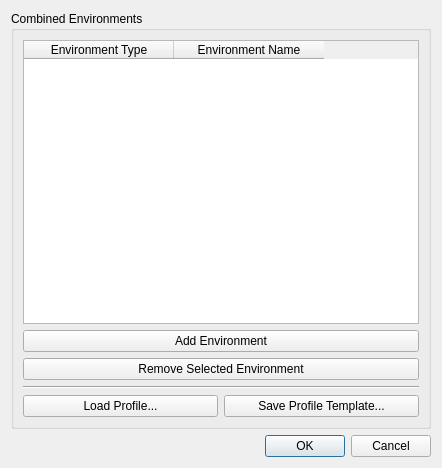
<?xml version="1.0" encoding="UTF-8"?>
<ui version="4.0">
 <class>environment_selector_dialog</class>
 <widget class="QDialog" name="environment_selector_dialog">
  <property name="geometry">
   <rect>
    <x>0</x>
    <y>0</y>
    <width>442</width>
    <height>468</height>
   </rect>
  </property>
  <property name="windowTitle">
   <string>Environment Selector</string>
  </property>
  <layout class="QVBoxLayout" name="verticalLayout">
   <item>
    <widget class="QGroupBox" name="environments_groupbox">
     <property name="title">
      <string>Combined Environments</string>
     </property>
     <layout class="QVBoxLayout" name="verticalLayout_2">
      <item>
       <widget class="QTableWidget" name="environment_display_table">
        <property name="toolTip">
         <string>&lt;html&gt;&lt;head/&gt;&lt;body&gt;&lt;p&gt;&lt;span style=&quot; font-weight:600;&quot;&gt;Environment Table&lt;/span&gt;&lt;/p&gt;&lt;p&gt;This table should be populated with the different environments that will be present in the combined environments test.  Each environment must have a type (e.g. Random, Transient, Modal) and a unique name.&lt;/p&gt;&lt;/body&gt;&lt;/html&gt;</string>
        </property>
        <attribute name="horizontalHeaderDefaultSectionSize">
         <number>150</number>
        </attribute>
        <column>
         <property name="text">
          <string>Environment Type</string>
         </property>
         <property name="toolTip">
          <string>&lt;html&gt;&lt;head/&gt;&lt;body&gt;&lt;p&gt;&lt;span style=&quot; font-weight:600;&quot;&gt;Environment Type&lt;/span&gt;&lt;/p&gt;&lt;p&gt;Each environment must have a type assigned to it.&lt;/p&gt;&lt;/body&gt;&lt;/html&gt;</string>
         </property>
        </column>
        <column>
         <property name="text">
          <string>Environment Name</string>
         </property>
         <property name="toolTip">
          <string>&lt;html&gt;&lt;head/&gt;&lt;body&gt;&lt;p&gt;&lt;span style=&quot; font-weight:600;&quot;&gt;Environment Name&lt;/span&gt;&lt;/p&gt;&lt;p&gt;Each environment must have a unique name&lt;/p&gt;&lt;/body&gt;&lt;/html&gt;</string>
         </property>
        </column>
       </widget>
      </item>
      <item>
       <layout class="QGridLayout" name="button_layout">
        <item row="1" column="0" colspan="2">
         <widget class="QPushButton" name="remove_environment_button">
          <property name="toolTip">
           <string>&lt;html&gt;&lt;head/&gt;&lt;body&gt;&lt;p&gt;&lt;span style=&quot; font-weight:600;&quot;&gt;Remove Selected Environment&lt;/span&gt;&lt;/p&gt;&lt;p&gt;Removes the environment corresponding to the currently selected row in the environment table.&lt;/p&gt;&lt;/body&gt;&lt;/html&gt;</string>
          </property>
          <property name="text">
           <string>Remove Selected Environment</string>
          </property>
         </widget>
        </item>
        <item row="3" column="1">
         <widget class="QPushButton" name="save_profile_template_button">
          <property name="toolTip">
           <string>&lt;html&gt;&lt;head/&gt;&lt;body&gt;&lt;p&gt;&lt;span style=&quot; font-weight:600;&quot;&gt;Save Profile Template...&lt;/span&gt;&lt;/p&gt;&lt;p&gt;Saves a template profile spreadsheet with the specified environments, which can be filled out and loaded back into the software so the user doesn't need to fill out the graphical user interface.  This enables the user to create a profile template manually.&lt;/p&gt;&lt;/body&gt;&lt;/html&gt;</string>
          </property>
          <property name="text">
           <string>Save Profile Template...</string>
          </property>
         </widget>
        </item>
        <item row="3" column="0">
         <widget class="QPushButton" name="load_profile_button">
          <property name="toolTip">
           <string>&lt;html&gt;&lt;head/&gt;&lt;body&gt;&lt;p&gt;&lt;span style=&quot; font-weight:600;&quot;&gt;Load Profile...&lt;/span&gt;&lt;/p&gt;&lt;p&gt;Loads an Excel Spreadsheet containing channel table, environment information, and test timeline data.  This enables a relatively complex environment setup to be loaded via a single file.&lt;/p&gt;&lt;/body&gt;&lt;/html&gt;</string>
          </property>
          <property name="text">
           <string>Load Profile...</string>
          </property>
         </widget>
        </item>
        <item row="2" column="0" colspan="2">
         <widget class="Line" name="line">
          <property name="orientation">
           <enum>Qt::Horizontal</enum>
          </property>
         </widget>
        </item>
        <item row="0" column="0" colspan="2">
         <widget class="QPushButton" name="add_environment_button">
          <property name="toolTip">
           <string>&lt;html&gt;&lt;head/&gt;&lt;body&gt;&lt;p&gt;&lt;span style=&quot; font-weight:600;&quot;&gt;Add Environment&lt;/span&gt;&lt;/p&gt;&lt;p&gt;Adds a new row to the Environment Table, creating an additional environment in the test.&lt;/p&gt;&lt;/body&gt;&lt;/html&gt;</string>
          </property>
          <property name="text">
           <string>Add Environment</string>
          </property>
         </widget>
        </item>
       </layout>
      </item>
     </layout>
    </widget>
   </item>
   <item>
    <widget class="QDialogButtonBox" name="buttonBox">
     <property name="toolTip">
      <string>&lt;html&gt;&lt;head/&gt;&lt;body&gt;&lt;p&gt;&lt;span style=&quot; font-weight:600;&quot;&gt;OK or Cancel&lt;/span&gt;&lt;/p&gt;&lt;p&gt;Clicking OK will create a Rattlesnake test with the prescribed environments.  Clicking Cancel will exit the software.&lt;/p&gt;&lt;/body&gt;&lt;/html&gt;</string>
     </property>
     <property name="orientation">
      <enum>Qt::Horizontal</enum>
     </property>
     <property name="standardButtons">
      <set>QDialogButtonBox::Cancel|QDialogButtonBox::Ok</set>
     </property>
    </widget>
   </item>
  </layout>
 </widget>
 <resources/>
 <connections>
  <connection>
   <sender>buttonBox</sender>
   <signal>accepted()</signal>
   <receiver>environment_selector_dialog</receiver>
   <slot>accept()</slot>
   <hints>
    <hint type="sourcelabel">
     <x>248</x>
     <y>254</y>
    </hint>
    <hint type="destinationlabel">
     <x>157</x>
     <y>274</y>
    </hint>
   </hints>
  </connection>
  <connection>
   <sender>buttonBox</sender>
   <signal>rejected()</signal>
   <receiver>environment_selector_dialog</receiver>
   <slot>reject()</slot>
   <hints>
    <hint type="sourcelabel">
     <x>316</x>
     <y>260</y>
    </hint>
    <hint type="destinationlabel">
     <x>286</x>
     <y>274</y>
    </hint>
   </hints>
  </connection>
 </connections>
</ui>
